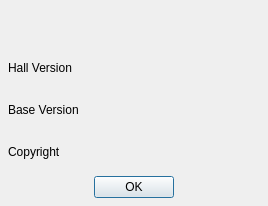
<ui version="4.0" >
 <class>aboutHall</class>
 <widget class="QDialog" name="aboutHall" >
  <property name="geometry" >
   <rect>
    <x>0</x>
    <y>0</y>
    <width>268</width>
    <height>206</height>
   </rect>
  </property>
  <property name="windowTitle" >
   <string>About</string>
  </property>
  <property name="windowIcon" >
   <iconset/>
  </property>
  <layout class="QVBoxLayout" >
   <property name="margin" >
    <number>8</number>
   </property>
   <property name="spacing" >
    <number>6</number>
   </property>
   <item>
    <widget class="QLabel" name="labelLogo" >
     <property name="text" >
      <string/>
     </property>
     <property name="pixmap" >
      <pixmap resource="../Hall.qrc" >:/HallRes/image/bar/logo.png</pixmap>
     </property>
    </widget>
   </item>
   <item>
    <widget class="QLabel" name="labelHallVersion" >
     <property name="text" >
      <string>Hall Version</string>
     </property>
     <property name="wordWrap" >
      <bool>false</bool>
     </property>
    </widget>
   </item>
   <item>
    <widget class="QLabel" name="labelBaseVersion" >
     <property name="text" >
      <string>Base Version</string>
     </property>
    </widget>
   </item>
   <item>
    <widget class="QLabel" name="labelCopyright" >
     <property name="text" >
      <string>Copyright</string>
     </property>
     <property name="wordWrap" >
      <bool>false</bool>
     </property>
    </widget>
   </item>
   <item>
    <layout class="QHBoxLayout" >
     <property name="margin" >
      <number>0</number>
     </property>
     <property name="spacing" >
      <number>6</number>
     </property>
     <item>
      <spacer>
       <property name="orientation" >
        <enum>Qt::Horizontal</enum>
       </property>
       <property name="sizeHint" >
        <size>
         <width>40</width>
         <height>20</height>
        </size>
       </property>
      </spacer>
     </item>
     <item>
      <widget class="QPushButton" name="okButton" >
       <property name="text" >
        <string>OK</string>
       </property>
      </widget>
     </item>
     <item>
      <spacer>
       <property name="orientation" >
        <enum>Qt::Horizontal</enum>
       </property>
       <property name="sizeHint" >
        <size>
         <width>40</width>
         <height>20</height>
        </size>
       </property>
      </spacer>
     </item>
    </layout>
   </item>
  </layout>
 </widget>
 <resources>
  <include location="../Hall.qrc" />
 </resources>
 <connections>
  <connection>
   <sender>okButton</sender>
   <signal>clicked()</signal>
   <receiver>aboutHall</receiver>
   <slot>accept()</slot>
   <hints>
    <hint type="sourcelabel" >
     <x>278</x>
     <y>253</y>
    </hint>
    <hint type="destinationlabel" >
     <x>96</x>
     <y>254</y>
    </hint>
   </hints>
  </connection>
 </connections>
</ui>
